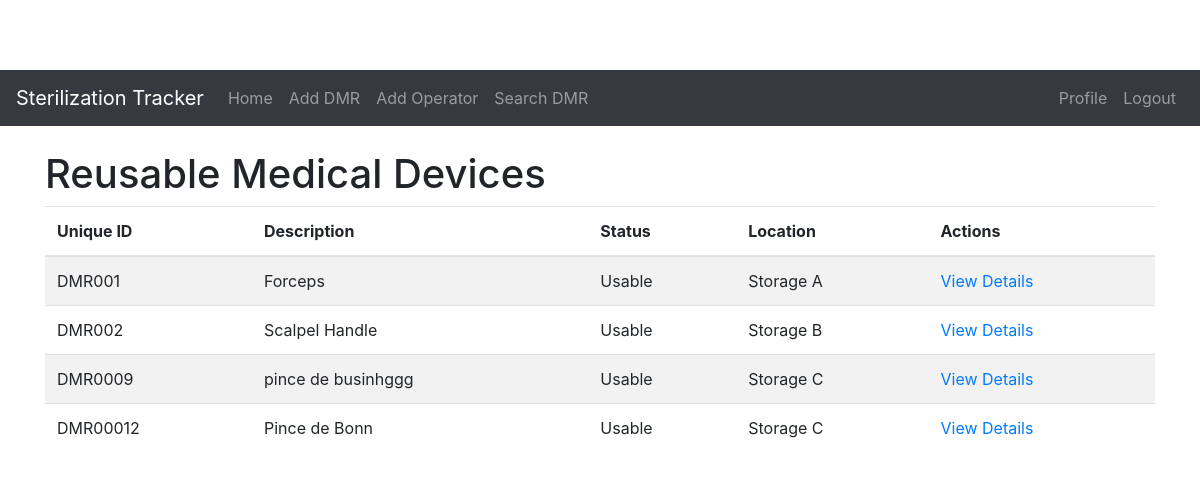
Before: / (signed in) with the older database file.
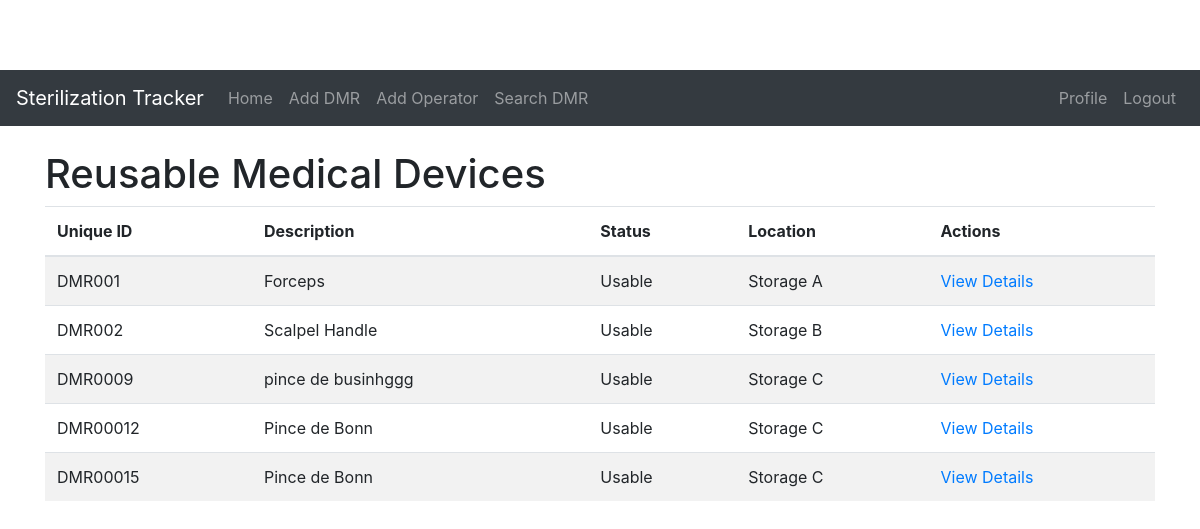
After: the same page with the newer database file.
### models.py (models this page shows, shortened)
class DMR(Base):
    __tablename__ = 'dmrs'
    id = Column(Integer, primary_key=True)
    unique_id = Column(String, unique=True, nullable=False)
    description = Column(String)
    brand_model = Column(String)
    storage_location = Column(String)
    status = Column(String, default="Usable")  # Usable, Non-Usable
    cycles = relationship("CycleOperation", back_populates="dmr")
    utilizations = relationship("Utilization", back_populates="dmr")

### app.py (the view)
@app.route('/')
@login_required_with_error
def index():
    dmrs = session.query(DMR).all()
    return render_template('index.html', dmrs=dmrs)

### app.py (called while the page is built)
@login_manager.user_loader
def load_user(user_id):
    operator = session.query(Operator).filter(Operator.id == int(user_id)).first()
    if operator:
        return User(operator.id, operator.username, operator.password, operator.first_name, operator.last_name)
    else:
        return None

def login_required_with_error(func):
    @functools.wraps(func)
    def decorated_view(*args, **kwargs):
        if not current_user.is_authenticated:
            flash("You need to log in first!", 'error')
            return redirect(url_for('login'))
        return func(*args, **kwargs)
    return decorated_view

### templates/index.html (shortened to what this page needs)
{% extends 'base.html' %}
{% block content %}
    <h1>Reusable Medical Devices</h1>
    <table class="table table-striped">
        <thead>
            <tr>
                <th>Unique ID</th>
                <th>Description</th>
                <th>Status</th>
                <th>Location</th>
                <th>Actions</th>
                <link rel="stylesheet" href="{{ url_for('static', filename='style.css') }}">
            </tr>
        </thead>
        <tbody>
            {% for dmr in dmrs %}
            <tr>
                <td>{{ dmr.unique_id }}</td>
                <td>{{ dmr.description }}</td>
                <td>{{ dmr.status }}</td>
                <td>{{ dmr.storage_location }}</td>
                <td><a href="{{ url_for('dmr_detail', dmr_id=dmr.id) }}">View Details</a></td>
            </tr>
            {% endfor %}
        </tbody>
    </table>
{% endblock %}

### templates/base.html (shortened to what this page needs)
<!DOCTYPE html>
<html lang="en">
<head>
    <link rel="stylesheet" href="https://stackpath.bootstrapcdn.com/bootstrap/4.5.2/css/bootstrap.min.css">
    <link rel="stylesheet" href="{{ url_for('static', filename='style.css') }}">
</head>
<body>
    <nav class="navbar navbar-expand-lg navbar-dark bg-dark">
        <a class="navbar-brand" href="{{ url_for('index') }}">Sterilization Tracker</a>
        <div class="collapse navbar-collapse" id="navbarNav">
            <ul class="navbar-nav mr-auto">
                <li class="nav-item">
                    <a class="nav-link" href="{{ url_for('index') }}">Home</a>
                </li>
                <li class="nav-item">
                    <a class="nav-link" href="{{ url_for('add_dmr') }}">Add DMR</a>
                </li>
                <li class="nav-item">
                    <a class="nav-link" href="{{ url_for('add_operator') }}">Add Operator</a>
                </li>
                <li class="nav-item">
                   <a class="nav-link" href="{{ url_for('search') }}">Search DMR</a>
                </li>
            </ul>
             <ul class="navbar-nav ml-auto">
                 {% if current_user.is_authenticated %}
                    <li class="nav-item">
                        <a class="nav-link" href="{{ url_for('profile') }}">Profile</a>
                    </li>
                    <li class="nav-item">
                        <a class="nav-link" href="{{ url_for('logout') }}">Logout</a>
                    </li>
                    {% else %}
                    <li class="nav-item">
                         <a class="nav-link" href="{{ url_for('login') }}">Login</a>
                    </li>
                    {% endif %}
            </ul>
        </div>
    </nav>
    <div class="container mt-4">
        {% block content %}{% endblock %}
    </div>
</body>
</html>

### static/style.css (style rules this page uses)
body { padding-top: 70px; }

Changed rows visible on the page:
added DMR: unique_id "DMR00015", description "Pince de Bonn", status "Usable", storage_location "Storage C"
